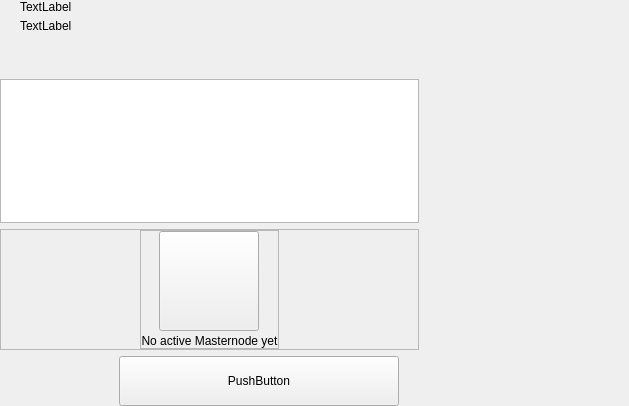
<?xml version="1.0" encoding="UTF-8"?>
<ui version="4.0">
 <class>MasterNodesWidget</class>
 <widget class="QWidget" name="MasterNodesWidget">
  <property name="geometry">
   <rect>
    <x>0</x>
    <y>0</y>
    <width>629</width>
    <height>406</height>
   </rect>
  </property>
  <property name="windowTitle">
   <string>Form</string>
  </property>
  <layout class="QHBoxLayout" name="horizontalLayout_2" stretch="2,1">
   <property name="spacing">
    <number>0</number>
   </property>
   <property name="leftMargin">
    <number>0</number>
   </property>
   <property name="topMargin">
    <number>0</number>
   </property>
   <property name="rightMargin">
    <number>0</number>
   </property>
   <property name="bottomMargin">
    <number>0</number>
   </property>
   <item>
    <widget class="QWidget" name="left" native="true">
     <layout class="QVBoxLayout" name="verticalLayout_3">
      <property name="leftMargin">
       <number>0</number>
      </property>
      <property name="topMargin">
       <number>0</number>
      </property>
      <property name="rightMargin">
       <number>0</number>
      </property>
      <property name="bottomMargin">
       <number>0</number>
      </property>
      <item>
       <layout class="QVBoxLayout" name="verticalLayout_2">
        <property name="spacing">
         <number>6</number>
        </property>
        <item>
         <layout class="QHBoxLayout" name="horizontalLayout_3">
          <property name="spacing">
           <number>0</number>
          </property>
          <property name="leftMargin">
           <number>20</number>
          </property>
          <item>
           <layout class="QVBoxLayout" name="verticalLayout_8">
            <property name="spacing">
             <number>5</number>
            </property>
            <item>
             <widget class="QLabel" name="labelTitle">
              <property name="text">
               <string>TextLabel</string>
              </property>
             </widget>
            </item>
            <item alignment="Qt::AlignTop">
             <widget class="QLabel" name="labelSubtitle1">
              <property name="text">
               <string>TextLabel</string>
              </property>
             </widget>
            </item>
           </layout>
          </item>
          <item>
           <spacer name="horizontalSpacer">
            <property name="orientation">
             <enum>Qt::Horizontal</enum>
            </property>
            <property name="sizeHint" stdset="0">
             <size>
              <width>40</width>
              <height>20</height>
             </size>
            </property>
           </spacer>
          </item>
         </layout>
        </item>
        <item>
         <spacer name="verticalSpacer_2">
          <property name="orientation">
           <enum>Qt::Vertical</enum>
          </property>
          <property name="sizeType">
           <enum>QSizePolicy::Fixed</enum>
          </property>
          <property name="sizeHint" stdset="0">
           <size>
            <width>20</width>
            <height>40</height>
           </size>
          </property>
         </spacer>
        </item>
        <item>
         <layout class="QVBoxLayout" name="verticalLayout_6"/>
        </item>
        <item>
         <widget class="QListView" name="listMn">
          <property name="mouseTracking">
           <bool>true</bool>
          </property>
         </widget>
        </item>
        <item>
         <widget class="QFrame" name="emptyContainer">
          <property name="minimumSize">
           <size>
            <width>0</width>
            <height>100</height>
           </size>
          </property>
          <property name="frameShape">
           <enum>QFrame::StyledPanel</enum>
          </property>
          <property name="frameShadow">
           <enum>QFrame::Raised</enum>
          </property>
          <layout class="QVBoxLayout" name="verticalLayout_7" stretch="1,8">
           <property name="spacing">
            <number>0</number>
           </property>
           <property name="leftMargin">
            <number>0</number>
           </property>
           <property name="topMargin">
            <number>0</number>
           </property>
           <property name="rightMargin">
            <number>0</number>
           </property>
           <property name="bottomMargin">
            <number>0</number>
           </property>
           <item>
            <spacer name="verticalSpacer">
             <property name="orientation">
              <enum>Qt::Vertical</enum>
             </property>
             <property name="sizeHint" stdset="0">
              <size>
               <width>20</width>
               <height>20</height>
              </size>
             </property>
            </spacer>
           </item>
           <item alignment="Qt::AlignHCenter|Qt::AlignVCenter">
            <widget class="QFrame" name="emptyScreen">
             <property name="sizePolicy">
              <sizepolicy hsizetype="Expanding" vsizetype="Expanding">
               <horstretch>0</horstretch>
               <verstretch>0</verstretch>
              </sizepolicy>
             </property>
             <property name="frameShape">
              <enum>QFrame::StyledPanel</enum>
             </property>
             <property name="frameShadow">
              <enum>QFrame::Raised</enum>
             </property>
             <layout class="QVBoxLayout" name="verticalLayout">
              <property name="spacing">
               <number>30</number>
              </property>
              <property name="leftMargin">
               <number>0</number>
              </property>
              <property name="topMargin">
               <number>0</number>
              </property>
              <property name="rightMargin">
               <number>0</number>
              </property>
              <property name="bottomMargin">
               <number>0</number>
              </property>
              <item alignment="Qt::AlignHCenter|Qt::AlignVCenter">
               <widget class="QPushButton" name="pushImgEmpty">
                <property name="minimumSize">
                 <size>
                  <width>100</width>
                  <height>100</height>
                 </size>
                </property>
                <property name="maximumSize">
                 <size>
                  <width>100</width>
                  <height>100</height>
                 </size>
                </property>
                <property name="text">
                 <string/>
                </property>
                <property name="iconSize">
                 <size>
                  <width>100</width>
                  <height>100</height>
                 </size>
                </property>
               </widget>
              </item>
              <item alignment="Qt::AlignHCenter|Qt::AlignVCenter">
               <widget class="QLabel" name="labelEmpty">
                <property name="styleSheet">
                 <string notr="true"/>
                </property>
                <property name="text">
                 <string>No active Masternode yet</string>
                </property>
                <property name="alignment">
                 <set>Qt::AlignCenter</set>
                </property>
               </widget>
              </item>
             </layout>
            </widget>
           </item>
          </layout>
         </widget>
        </item>
        <item>
         <layout class="QHBoxLayout" name="horizontalLayout_7">
          <property name="rightMargin">
           <number>20</number>
          </property>
          <item>
           <spacer name="horizontalSpacer_5">
            <property name="orientation">
             <enum>Qt::Horizontal</enum>
            </property>
            <property name="sizeType">
             <enum>QSizePolicy::Expanding</enum>
            </property>
            <property name="sizeHint" stdset="0">
             <size>
              <width>40</width>
              <height>20</height>
             </size>
            </property>
           </spacer>
          </item>
          <item>
           <widget class="QPushButton" name="pushButtonSave">
            <property name="minimumSize">
             <size>
              <width>280</width>
              <height>50</height>
             </size>
            </property>
            <property name="maximumSize">
             <size>
              <width>280</width>
              <height>50</height>
             </size>
            </property>
            <property name="text">
             <string>PushButton</string>
            </property>
           </widget>
          </item>
         </layout>
        </item>
       </layout>
      </item>
     </layout>
    </widget>
   </item>
   <item>
    <widget class="QWidget" name="right" native="true">
     <layout class="QVBoxLayout" name="verticalLayout_5">
      <property name="leftMargin">
       <number>0</number>
      </property>
      <property name="topMargin">
       <number>0</number>
      </property>
      <property name="rightMargin">
       <number>0</number>
      </property>
      <property name="bottomMargin">
       <number>0</number>
      </property>
      <item>
       <layout class="QVBoxLayout" name="verticalLayout_4">
        <property name="spacing">
         <number>6</number>
        </property>
        <item>
         <widget class="OptionButton" name="btnAbout" native="true">
          <property name="minimumSize">
           <size>
            <width>0</width>
            <height>50</height>
           </size>
          </property>
         </widget>
        </item>
        <item>
         <widget class="OptionButton" name="btnAboutController" native="true">
          <property name="minimumSize">
           <size>
            <width>0</width>
            <height>50</height>
           </size>
          </property>
         </widget>
        </item>
        <item>
         <spacer name="verticalSpacer_5">
          <property name="orientation">
           <enum>Qt::Vertical</enum>
          </property>
          <property name="sizeHint" stdset="0">
           <size>
            <width>20</width>
            <height>40</height>
           </size>
          </property>
         </spacer>
        </item>
       </layout>
      </item>
     </layout>
    </widget>
   </item>
  </layout>
 </widget>
 <customwidgets>
  <customwidget>
   <class>OptionButton</class>
   <extends>QWidget</extends>
   <header>qt/dogecash/optionbutton.h</header>
   <container>1</container>
  </customwidget>
 </customwidgets>
 <resources/>
 <connections/>
</ui>
